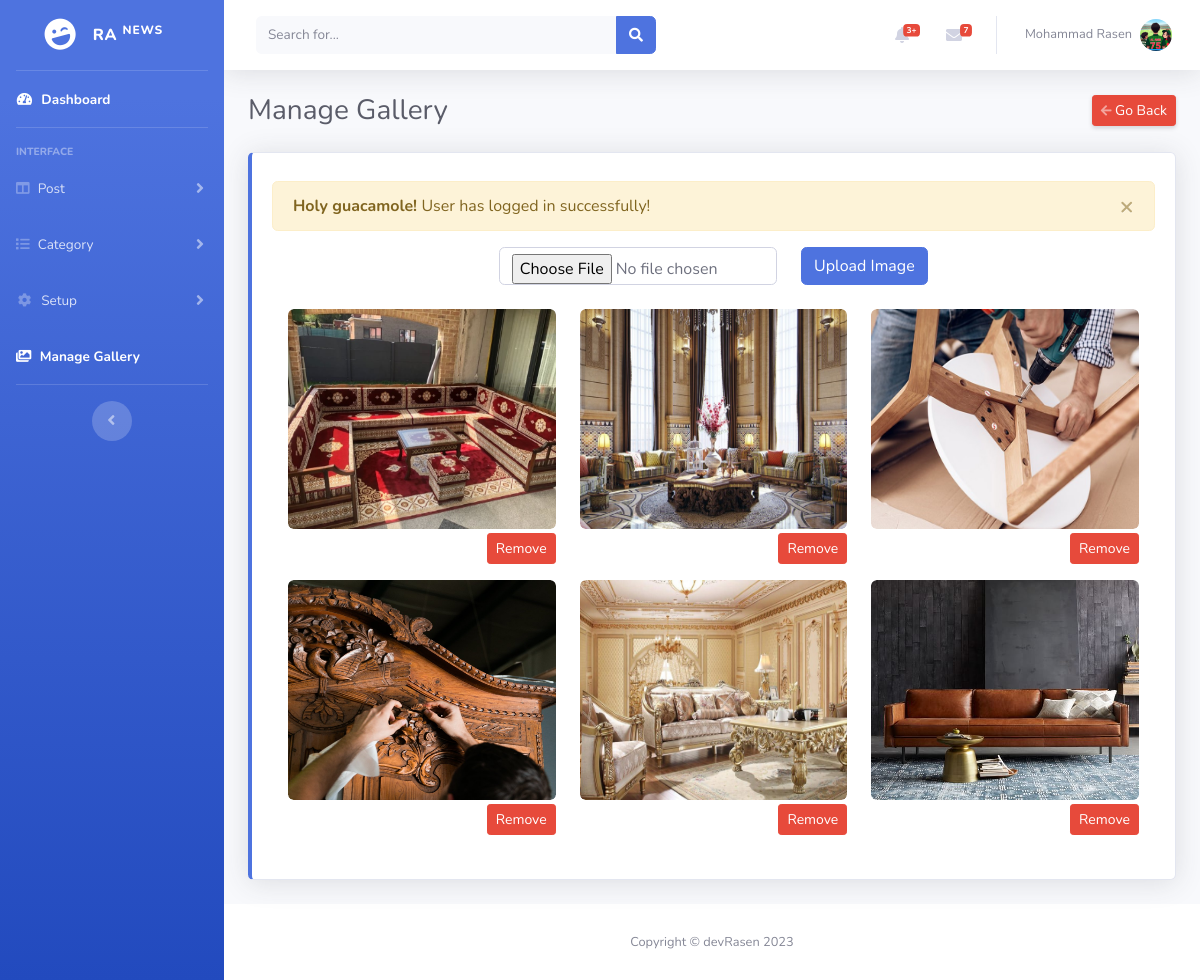
Screenshot of /RaNews/views/admin/manage-gallery.php (signed in) with the database file from the repository.
### tables this page shows
CREATE TABLE `galleries` (
  `id` int NOT NULL,
  `image_src` varchar(191) NOT NULL,
  `created_at` datetime NOT NULL DEFAULT CURRENT_TIMESTAMP
);

### RaNews/models/gallery-model.php (called while the page is built, shortened)
<?php
function viewGalleries()
{
    global $conn;
    $query = "SELECT * FROM galleries";
    $result = mysqli_query($conn, $query);
    return $result;
}

### RaNews/views/admin/manage-gallery.php (the view, shortened to what this page needs)
<?php
include('../includes/admin/header.php');
include('../includes/admin/sidebar.php');
include('../includes/admin/topbar.php');
?>
<div class="container-fluid">
    <div class="d-sm-flex align-items-center justify-content-between mb-4">
        <h1 class="h3 mb-0 text-gray-800">Manage Gallery</h1>
        <a href="dashboard.php" class="d-none d-sm-inline-block btn btn-sm btn-danger shadow-sm"><i class="fas fa-arrow-left fa-sm text-white-50"></i> Go Back</a>
    </div>
    <div class="row">
        <div class="col-xl-12 mb-4">
            <div class="card border-left-primary shadow h-100 py-2">
                <div class="card-body">
                    <?php alertMessage(); ?>
                    <form action="../../controllers/gallery-controller.php" method="POST" enctype="multipart/form-data">
                        <div class="row d-flex justify-content-center">
                            <div class="col-md-2"></div>
                            <div class="col-md-4">
                                <input type="file" name="image" class="form-control" required>
                            </div>
                            <div class="col-md-4">
                                <button type="submit" name="uploadImage" class="btn btn-primary">Upload Image</button>
                            </div>
                        </div>
                    </form>
                    <div class="row g-2 mt-4 px-3">
                        <?php
                        $galleries = viewGalleries();
                        if (mysqli_num_rows($galleries) > 0) {
                            foreach ($galleries as $item) :
                        ?>
                                <div class="col-md-4 mb-3 text-right">
                                    <div class="rounded overflow-hidden">
                                        <img src="../../<?= $item['image_src'] == true ? $item['image_src'] : 'assets/admin/img/no-photo.jpg' ?>" class="img-zoomin img-fluid rounded w-100" style="height: 220px;" alt="image">
                                    </div>
                                    <button type="button" value="<?= $item['id'] ?>" class="btn btn-sm btn-danger mt-1 imageDeleteBtn">
                                        Remove
                                    </button>
                                </div>
                            <?php
                            endforeach;
                        } else {
                            ?>
                            <p class="text-center">No data found!</p>
                        <?php
                        }
                        ?>
                    </div>
                </div>
            </div>
        </div>
    </div>
</div>
<?php include('../includes/admin/footer.php'); ?>

### RaNews/views/includes/admin/header.php (shortened to what this page needs)
<?php
require '../../models/model.php';
?>
<!DOCTYPE html>
<html lang="en">
<head>
    <link href="../../assets/admin/vendor/fontawesome-free/css/all.min.css" rel="stylesheet" type="text/css">
    <link href="../../assets/admin/css/sb-admin-2.min.css" rel="stylesheet">
    <link href="../../assets/admin/vendor/datatables/dataTables.bootstrap4.min.css" rel="stylesheet">
    <link href="https://cdn.jsdelivr.net/npm/summernote@0.8.18/dist/summernote.min.css" rel="stylesheet">
    <link href="https://cdn.jsdelivr.net/npm/summernote@0.8.18/dist/summernote-lite.min.css" rel="stylesheet">
</head>
<body id="page-top">
    <div id="wrapper">

### RaNews/views/includes/admin/sidebar.php (shortened to what this page needs)
<ul class="navbar-nav bg-gradient-primary sidebar sidebar-dark accordion" id="accordionSidebar">
    <a class="sidebar-brand d-flex align-items-center justify-content-center" href="../public/index.php">
        <div class="sidebar-brand-icon rotate-n-15">
            <i class="fas fa-laugh-wink"></i>
        </div>
        <div class="sidebar-brand-text mx-3">Ra <sup>News</sup></div>
    </a>
    <hr class="sidebar-divider my-0">
    <li class="nav-item active">
        <a class="nav-link" href="../admin/dashboard.php">
            <i class="fas fa-fw fa-tachometer-alt"></i>
            <span>Dashboard</span></a>
    </li>
    <hr class="sidebar-divider">
    <div class="sidebar-heading">
        Interface
    </div>
    <li class="nav-item">
        <a class="nav-link collapsed" href="#" data-toggle="collapse" data-target="#collapsePost" aria-expanded="true" aria-controls="collapsePost">
            <i class="fas fa-columns"></i>
            <span>Post</span>
        </a>
    </li>
    <li class="nav-item">
        <a class="nav-link collapsed" href="#" data-toggle="collapse" data-target="#collapseCategory" aria-expanded="true" aria-controls="collapseCategory">
            <i class="fas fa-list"></i>
            <span>Category</span>
        </a>
    </li>
    <li class="nav-item">
        <a class="nav-link collapsed" href="#" data-toggle="collapse" data-target="#collapseSetup" aria-expanded="true" aria-controls="collapseSetup">
            <i class="fas fa-fw fa-cog"></i>
            <span>Setup</span>
        </a>
    </li>
    <li class="nav-item active">
        <a class="nav-link" href="../admin/manage-gallery.php">
            <i class="fas fa-images"></i>
            <span>Manage Gallery</span></a>
    </li>
    <hr class="sidebar-divider d-none d-md-block">
    <div class="text-center d-none d-md-inline">
        <button class="rounded-circle border-0" id="sidebarToggle"></button>
    </div>
</ul>
<div id="content-wrapper" class="d-flex flex-column">
    <div id="content">

### RaNews/views/includes/admin/topbar.php (shortened to what this page needs)
<nav class="navbar navbar-expand navbar-light bg-white topbar mb-4 static-top shadow">
    <form class="d-none d-sm-inline-block form-inline mr-auto ml-md-3 my-2 my-md-0 mw-100 navbar-search">
        <div class="input-group">
            <input type="text" class="form-control bg-light border-0 small" placeholder="Search for..." aria-label="Search" aria-describedby="basic-addon2">
            <div class="input-group-append">
                <button class="btn btn-primary" type="button">
                    <i class="fas fa-search fa-sm"></i>
                </button>
            </div>
        </div>
    </form>
    <ul class="navbar-nav ml-auto">
        <li class="nav-item dropdown no-arrow mx-1">
            <a class="nav-link dropdown-toggle" href="#" id="alertsDropdown" role="button" data-toggle="dropdown" aria-haspopup="true" aria-expanded="false">
                <i class="fas fa-bell fa-fw"></i>
                <span class="badge badge-danger badge-counter">3+</span>
            </a>
        </li>
        <li class="nav-item dropdown no-arrow mx-1">
            <a class="nav-link dropdown-toggle" href="#" id="messagesDropdown" role="button" data-toggle="dropdown" aria-haspopup="true" aria-expanded="false">
                <i class="fas fa-envelope fa-fw"></i>
                <span class="badge badge-danger badge-counter">7</span>
            </a>
        </li>
        <li class="nav-item dropdown no-arrow">
            <a class="nav-link dropdown-toggle" href="#" id="userDropdown" role="button" data-toggle="dropdown" aria-haspopup="true" aria-expanded="false">
                <span class="mr-2 d-none d-lg-inline text-gray-600 small"><?= ($_SESSION['loggedInUser']['name']) ?></span>
                <img class="img-profile rounded-circle" src="../../<?= $_SESSION['loggedInUser']['image'] == true ? $_SESSION['loggedInUser']['image'] : 'assets/admin/img/no-photo.jpg' ?>">
            </a>
        </li>
    </ul>
</nav>

### RaNews/models/model.php (shortened to what this page needs)
<?php
require 'gallery-model.php';
function alertMessage()
{
    if (isset($_SESSION['status'])) {
        echo '<div class="alert alert-warning alert-dismissible fade show" role="alert">
        <strong>Holy guacamole! </strong>' . $_SESSION['status'] . '
        <button type="button" class="close" data-dismiss="alert" aria-label="Close">
            <span aria-hidden="true">&times;</span>
        </button>
    </div>';
    }
}

### RaNews/views/includes/admin/footer.php (shortened to what this page needs)
</div>
<footer class="sticky-footer bg-white">
    <div class="container my-auto">
        <div class="copyright text-center my-auto">
            <span>Copyright &copy; devRasen 2023</span>
        </div>
    </div>
</footer>
</div>
</div>
</body>
</html>

### rows the page displays
galleries: image_src (picture), $item['id'] 9 (drawn)
galleries: image_src (picture), $item['id'] 10 (drawn)
galleries: image_src (picture), $item['id'] 11 (drawn)
galleries: image_src (picture), $item['id'] 12 (drawn)
galleries: image_src (picture), $item['id'] 13 (drawn)
galleries: image_src (picture), $item['id'] 14 (drawn)

### other values shown
$_SESSION['loggedInUser']['name'] "Mohammad Rasen"
$_SESSION['status'] "User has logged in successfully!"
